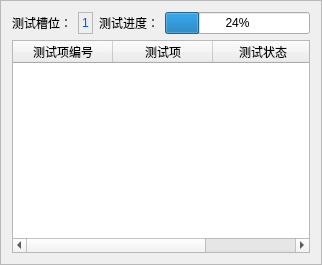
<?xml version="1.0" encoding="UTF-8"?>
<ui version="4.0">
 <class>Frame</class>
 <widget class="QFrame" name="Frame">
  <property name="geometry">
   <rect>
    <x>0</x>
    <y>0</y>
    <width>322</width>
    <height>265</height>
   </rect>
  </property>
  <property name="windowTitle">
   <string>Frame</string>
  </property>
  <property name="frameShape">
   <enum>QFrame::StyledPanel</enum>
  </property>
  <property name="frameShadow">
   <enum>QFrame::Raised</enum>
  </property>
  <layout class="QVBoxLayout" name="verticalLayout">
   <item>
    <layout class="QHBoxLayout" name="horizontalLayout">
     <item>
      <widget class="QLabel" name="label">
       <property name="text">
        <string>测试槽位：</string>
       </property>
      </widget>
     </item>
     <item>
      <widget class="QLabel" name="productSlot">
       <property name="styleSheet">
        <string notr="true">color: rgb(0, 85, 255);</string>
       </property>
       <property name="frameShape">
        <enum>QFrame::StyledPanel</enum>
       </property>
       <property name="text">
        <string>1</string>
       </property>
      </widget>
     </item>
     <item>
      <widget class="QLabel" name="label_2">
       <property name="text">
        <string>测试进度：</string>
       </property>
      </widget>
     </item>
     <item>
      <widget class="QProgressBar" name="progressBar">
       <property name="value">
        <number>24</number>
       </property>
      </widget>
     </item>
    </layout>
   </item>
   <item>
    <widget class="QTableWidget" name="testItemTable">
     <attribute name="horizontalHeaderStretchLastSection">
      <bool>true</bool>
     </attribute>
     <attribute name="verticalHeaderStretchLastSection">
      <bool>false</bool>
     </attribute>
     <column>
      <property name="text">
       <string>测试项编号</string>
      </property>
     </column>
     <column>
      <property name="text">
       <string>测试项</string>
      </property>
     </column>
     <column>
      <property name="text">
       <string>测试状态</string>
      </property>
     </column>
    </widget>
   </item>
  </layout>
 </widget>
 <resources/>
 <connections/>
</ui>
